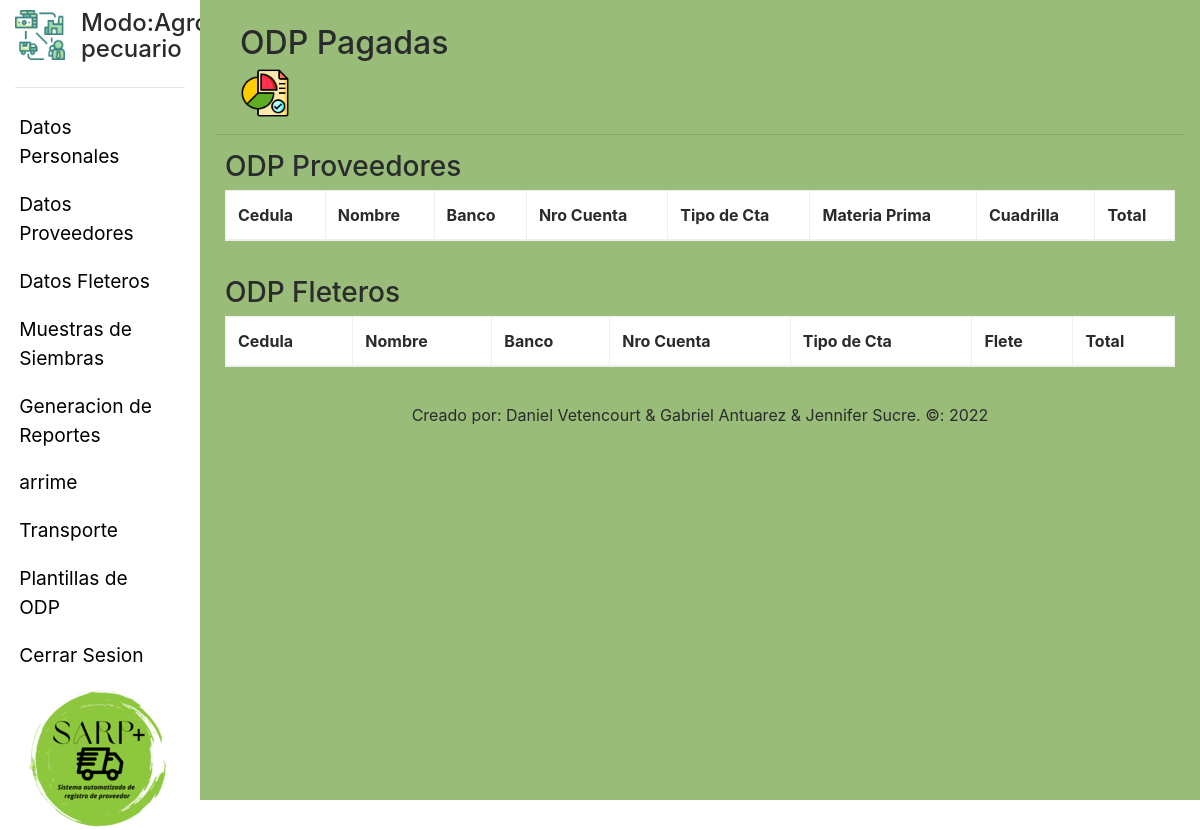
The app's page /SARP/views/agropecuaria/ODP_P.php (signed in), older data.
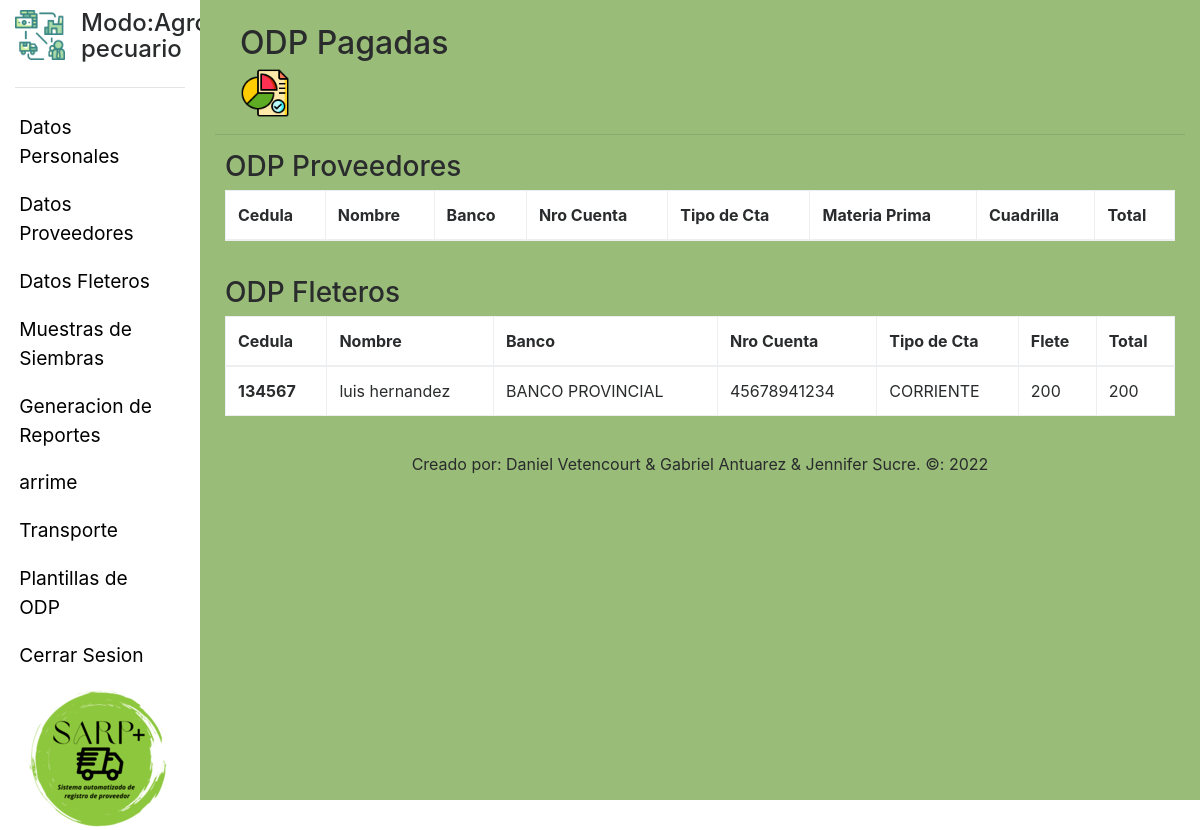
The same page, newer data.
### tables this page shows
CREATE TABLE `tarifas` (
  `ID_Tarifa` int(11) NOT NULL AUTO_INCREMENT,
  `Pago_Flete` float NOT NULL,
  `Pago_MP` float NOT NULL,
  `Pago_Cuadrilla` float NOT NULL,
  `ID_Solicitud_Proveedor` int(11) DEFAULT NULL,
  PRIMARY KEY (`ID_Tarifa`),
  KEY `fr_key_SP` (`ID_Solicitud_Proveedor`),
  CONSTRAINT `fr_key_SP` FOREIGN KEY (`ID_Solicitud_Proveedor`) REFERENCES `solicitud_proveedor` (`ID_Solicitud_Proveedor`)
);

CREATE TABLE `usuario` (
  `ID_Usuario` int(11) NOT NULL AUTO_INCREMENT,
  `tipo_Usuario` int(11) DEFAULT NULL,
  `Password` varchar(200) NOT NULL,
  `Nombre` varchar(20) DEFAULT '',
  `Apellido` varchar(20) DEFAULT '',
  `Cedula` varchar(10) DEFAULT '',
  `Telefono` varchar(20) DEFAULT '',
  `Email` varchar(30) DEFAULT '',
  `Direccion` varchar(50) DEFAULT '',
  `RIF` varchar(12) DEFAULT '',
  `Banco_P` varchar(30) DEFAULT '',
  `Cuenta_P` varchar(20) DEFAULT '',
  `TipoCuenta_P` varchar(10) DEFAULT '',
  `Banco_A` varchar(30) DEFAULT '',
  `Cuenta_A` varchar(20) DEFAULT '',
  `TipoCuenta_A` varchar(10) DEFAULT '',
  `Nombre_A` varchar(20) DEFAULT '',
  `Apellido_A` varchar(20) DEFAULT NULL,
  `Pregunta` varchar(50) NOT NULL,
  `Respuesta` varchar(50) NOT NULL,
  PRIMARY KEY (`ID_Usuario`)
);

### SARP/views/agropecuaria/ODP_P.php (the view, shortened to what this page needs)
<?php
    include('../templates/headFletero.php');
    $connection = Connection::getInstance();
    $con = $connection->getConnection();
    $fletero = $con->query("SELECT *
    FROM
    tarifas
    INNER JOIN solicitud_proveedor ON tarifas.ID_Solicitud_Proveedor = solicitud_proveedor.ID_Solicitud_Proveedor
    INNER JOIN solicitud_fletero ON solicitud_proveedor.ID_Solicitud_Fletero = solicitud_fletero.ID_Solicitud_Fletero
    INNER JOIN camiones ON solicitud_fletero.Placa = camiones.Placa
    INNER JOIN usuario ON camiones.ID_Fleteros = usuario.ID_Usuario
		INNER JOIN odp_fletero ON odp_fletero.ID_Solicitud = solicitud_fletero.ID_Solicitud_Fletero WHERE odp_fletero.Estado_Pago= 1");
?>
<body>
    <div class="container-fluid">
        <div class="row">
                <?php
                    include("../templates/menuAgropecuaria.php");
                ?>
                <div class="col-xl-10 col-lg-9 col-md-8 col-sm-12 col-12" style="background-color: #99BC78; height: 100vh; overflow-y: scroll;">
                    <div class="contenidoInterno" style="padding-top: 25px;">
                        <header class="row" style="margin-left: 10px;">
                            <div class=" col-md-6 col-sm-12 ">
                                <h2>ODP Pagadas</h2>
                                <img class="imagen-titulo" src="../../assets/images/report.png" alt="" style="width: 50px; height: 50px;">
                            </div>
                        </header>
                        <hr>
                        <div class="row" style="margin-left: 10px; margin-right: 10px; margin-bottom: 20px;">
                            <h3>ODP Proveedores</h3>
                            <table class=" table  table-bordered" style="background-color: white;">
                                <thead>
                                    <tr>
                                    <th scope="col">Cedula</th>
                                    <th scope="col">Nombre</th>
                                    <th scope="col">Banco</th>
                                    <th scope="col">Nro Cuenta</th>
                                    <th scope="col">Tipo de Cta</th>
                                    <th scope="col">Materia Prima</th>
                                    <th scope="col">Cuadrilla</th>
                                    <th scope="col">Total</th>
                                    </tr>
                                </thead>
                            </table>
                        </div>
                        <div class="row" style="margin-left: 10px;  margin-right: 10px; margin-bottom: 20px;">
                            <h3>ODP Fleteros</h3>
                            <table class=" table  table-bordered" style="background-color: white;">
                                <thead>
                                <tr>
                                    <th scope="col">Cedula</th>
                                    <th scope="col">Nombre</th>
                                    <th scope="col">Banco</th>
                                    <th scope="col">Nro Cuenta</th>
                                    <th scope="col">Tipo de Cta</th>
                                    <th scope="col">Flete</th>
                                    <th scope="col">Total</th>
                                    </tr>
                                </thead>
                                <tbody>
                                <?php
                                    while($row = $fletero->fetch_object()){
                                        echo "<tr>";
                                        echo "<th scope='row'>$row->Cedula</th>";
                                        echo "<td>$row->Nombre $row->Apellido</td>";
                                        echo "<td>$row->Banco_P</td>";
                                        echo "<td>$row->Cuenta_P</td>";
                                        echo "<td>$row->TipoCuenta_P</td>";
                                        echo "<td>$row->Pago_Flete</td>";
                                        echo "<td> $row->Pago_Flete </td>";
                                        echo "</tr>";
                                    }
                                ?>
                                </tbody>
                            </table>
                        </div>
<?php
    include ("../templates/footerFletero.php")
?>

Row changes from the older to the newer data that the page shows:
added tarifas: usuario.Cedula "134567", usuario.Nombre "luis", usuario.Apellido "hernandez", usuario.Banco_P "BANCO PROVINCIAL", usuario.Cuenta_P "45678941234", usuario.TipoCuenta_P "CORRIENTE", Pago_Flete "200"
